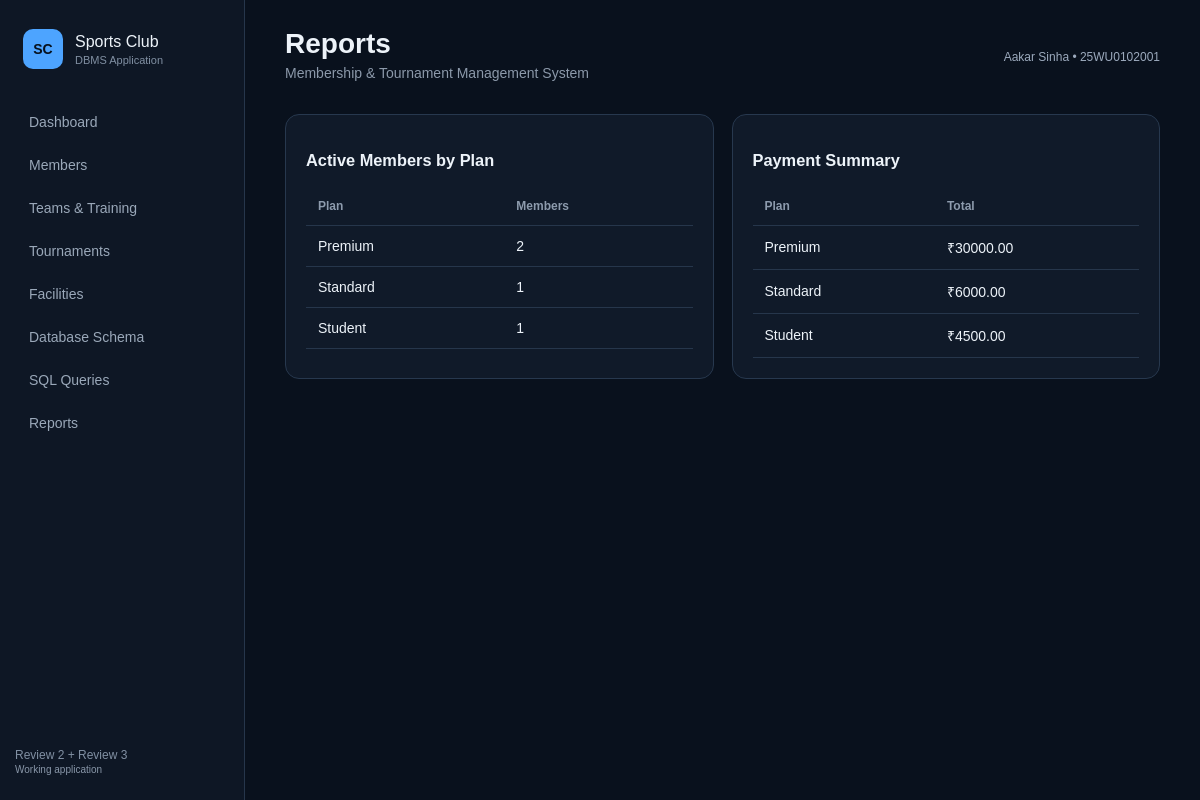
Page /reports on the committed database.
### tables this page shows
CREATE TABLE membership_plan (
    plan_id INTEGER PRIMARY KEY AUTOINCREMENT,
    plan_name TEXT NOT NULL UNIQUE,
    duration_months INTEGER NOT NULL CHECK(duration_months > 0),
    fee NUMERIC NOT NULL CHECK(fee >= 0),
    benefits TEXT
);

### app.py (the view)
@app.route("/reports")
def reports():
    con=get_db()
    active=con.execute("""SELECT p.plan_name,COUNT(m.member_id) n FROM membership_plan p LEFT JOIN member m
        ON m.plan_id=p.plan_id AND m.status='Active' GROUP BY p.plan_id,p.plan_name""").fetchall()
    payments=con.execute("""SELECT p.plan_name,SUM(pay.amount) total FROM membership_plan p LEFT JOIN payment pay
        ON pay.plan_id=p.plan_id GROUP BY p.plan_id,p.plan_name""").fetchall()
    con.close(); return render_template("reports.html",active=active,payments=payments)

### app.py (called while the page is built)
def get_db():
    con=sqlite3.connect(DB)
    con.row_factory=sqlite3.Row
    con.execute("PRAGMA foreign_keys=ON")
    return con

### templates/reports.html
{% extends "base.html" %}{% block title %}Reports{% endblock %}{% block content %}
<div class="grid2"><div class="card"><h3>Active Members by Plan</h3><table><tr><th>Plan</th><th>Members</th></tr>{% for x in active %}<tr><td>{{x.plan_name}}</td><td>{{x.n}}</td></tr>{% endfor %}</table></div>
<div class="card"><h3>Payment Summary</h3><table><tr><th>Plan</th><th>Total</th></tr>{% for x in payments %}<tr><td>{{x.plan_name}}</td><td>₹{{'%.2f'|format(x.total or 0)}}</td></tr>{% endfor %}</table></div></div>{% endblock %}

### static/style.css (style rules this page uses)
* { box-sizing:border-box }
body { margin:0;background:#09111d;color:#edf3f9;font:14px Arial,sans-serif;display:flex;min-height:100vh }
.grid2 { display:grid;grid-template-columns:1fr 1fr;gap:18px }
.card { background:#101a29;border:1px solid #27384e;border-radius:14px;padding:20px;margin-bottom:18px }
table { width:100%;border-collapse:collapse }
th,td { text-align:left;padding:12px;border-bottom:1px solid #26364b }
th { color:#8d9bad;font-size:12px }

### rows in the picture
membership_plan: plan_name "Premium", n "2", total "30000.00"
membership_plan: plan_name "Standard", n "1", fee "6000.00"
membership_plan: plan_name "Student", n "1", fee "4500.00"
